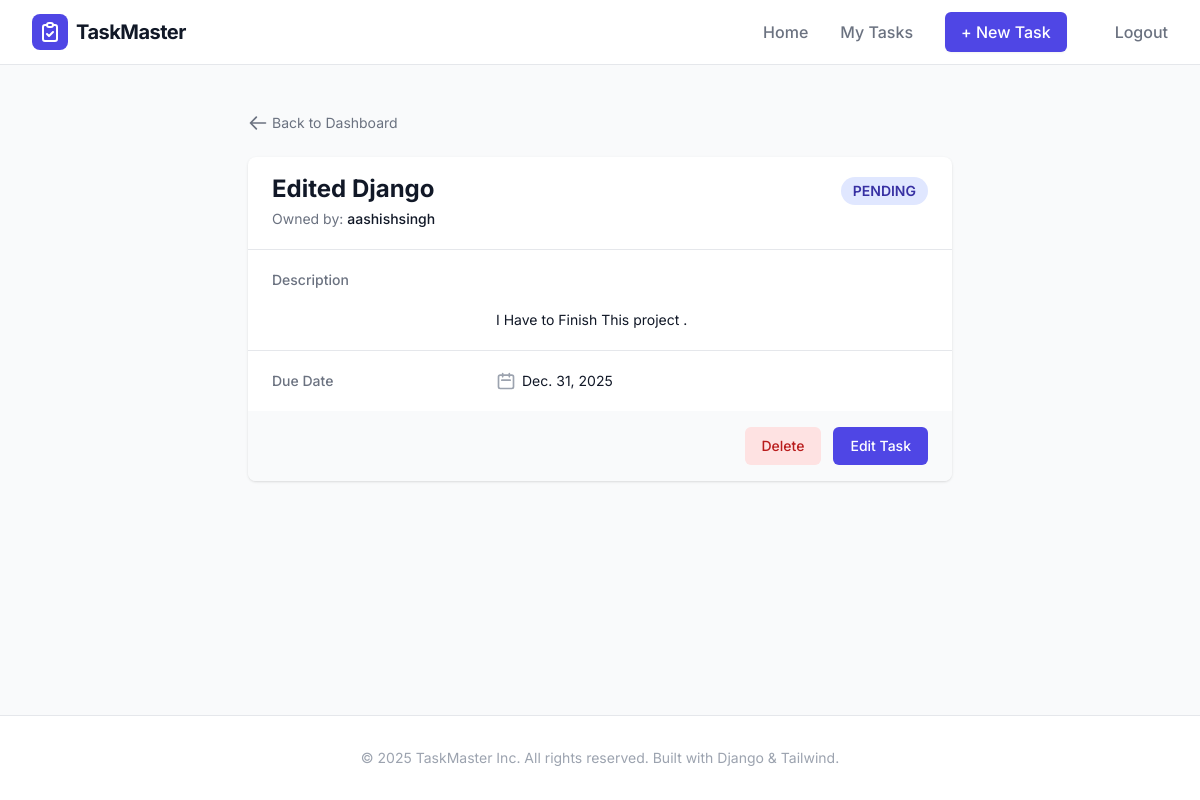
The page /task/2/ (signed in) on the database its author committed.
### tasks/models.py (models this page shows, shortened)
class Tasks(models.Model):
    title=models.CharField(max_length=100)
    description=models.TextField()
    CHOICES=[
        ("PENDING",'Pending'),
        ('DONE','Done'),
        ('NOT_DONE','Not Done'),
    ]
    status=models.CharField(max_length=20,choices=CHOICES,default='PENDING')
    owner=models.ForeignKey(get_user_model(),on_delete=models.CASCADE)
    due_date=models.DateField(null=True,blank=True)
    """Get absolute is very useful. for the detail page if we ever
    change the url it automatically changes all the urls for it and we can use
    name.get_absolute_url in templates for easy url access
    """

### tasks/views.py (the view)
# urls.py: path('task/<int:pk>/',TaskDetailView.as_view(),name='task_detail'),
class TaskDetailView(LoginRequiredMixin,DetailView):
    model=Tasks
    template_name='task_detail.html'
    context_object_name='task'
    login_url='login'

### Templates/task_detail.html
{% extends 'base.html' %}
{% block content %}
<div class="max-w-3xl mx-auto px-4 sm:px-6 lg:px-8 py-12">
    <div class="mb-6">
        <a href="{% url 'task' %}" class="flex items-center text-sm text-gray-500 hover:text-gray-700 transition">
            <svg class="mr-1 h-5 w-5" fill="none" viewBox="0 0 24 24" stroke="currentColor">
                <path stroke-linecap="round" stroke-linejoin="round" stroke-width="2" d="M10 19l-7-7m0 0l7-7m-7 7h18" />
            </svg>
            Back to Dashboard
        </a>
    </div>
    <div class="bg-white shadow overflow-hidden sm:rounded-lg">
        <div class="px-4 py-5 sm:px-6 flex justify-between items-start">
            <div>
                <h3 class="text-2xl font-bold leading-6 text-gray-900">
                    {{ task.title }}
                </h3>
                <p class="mt-2 max-w-2xl text-sm text-gray-500">
                    Owned by: <span class="font-medium text-gray-900">{{ task.owner }}</span>
                </p>
            </div>
            <span class="px-3 py-1 inline-flex text-sm leading-5 font-semibold rounded-full bg-indigo-100 text-indigo-800">
                {{ task.status }}
            </span>
        </div>
        <div class="border-t border-gray-200 px-4 py-5 sm:p-0">
            <dl class="sm:divide-y sm:divide-gray-200">
                <div class="py-4 sm:py-5 sm:grid sm:grid-cols-3 sm:gap-4 sm:px-6">
                    <dt class="text-sm font-medium text-gray-500">
                        Description
                    </dt>
                    <dd class="mt-1 text-sm text-gray-900 sm:mt-0 sm:col-span-2 whitespace-pre-line">
                        {{ task.description }}
                    </dd>
                </div>
                <div class="py-4 sm:py-5 sm:grid sm:grid-cols-3 sm:gap-4 sm:px-6">
                    <dt class="text-sm font-medium text-gray-500">
                        Due Date
                    </dt>
                    <dd class="mt-1 text-sm text-gray-900 sm:mt-0 sm:col-span-2">
                        <div class="flex items-center">
                            <svg class="flex-shrink-0 mr-1.5 h-5 w-5 text-gray-400" fill="none" viewBox="0 0 24 24" stroke="currentColor">
                                <path stroke-linecap="round" stroke-linejoin="round" stroke-width="2" d="M8 7V3m8 4V3m-9 8h10M5 21h14a2 2 0 002-2V7a2 2 0 00-2-2H5a2 2 0 00-2 2v12a2 2 0 002 2z" />
                            </svg>
                            {{ task.due_date }}
                        </div>
                    </dd>
                </div>
            </dl>
        </div>
        <div class="bg-gray-50 px-4 py-4 sm:px-6 flex justify-end space-x-3">
            <a href="{% url 'task_delete' task.pk %}" class="inline-flex items-center px-4 py-2 border border-transparent text-sm font-medium rounded-md text-red-700 bg-red-100 hover:bg-red-200 focus:outline-none focus:ring-2 focus:ring-offset-2 focus:ring-red-500">
                Delete
            </a>
            <a href="{% url 'task_edit' task.pk %}" class="inline-flex items-center px-4 py-2 border border-transparent text-sm font-medium rounded-md text-white bg-indigo-600 hover:bg-indigo-700 focus:outline-none focus:ring-2 focus:ring-offset-2 focus:ring-indigo-500">
                Edit Task
            </a>
        </div>
    </div>
</div>
{% endblock %}

### Templates/base.html (style rules this page uses)
body { font-family: 'Inter', sans-serif; }

### rows shown on the page
Tasks: title "Edited Django", owner "aashishsingh", status "PENDING", description "I Have to Finish This project .", due_date "Dec. 31, 2025"
